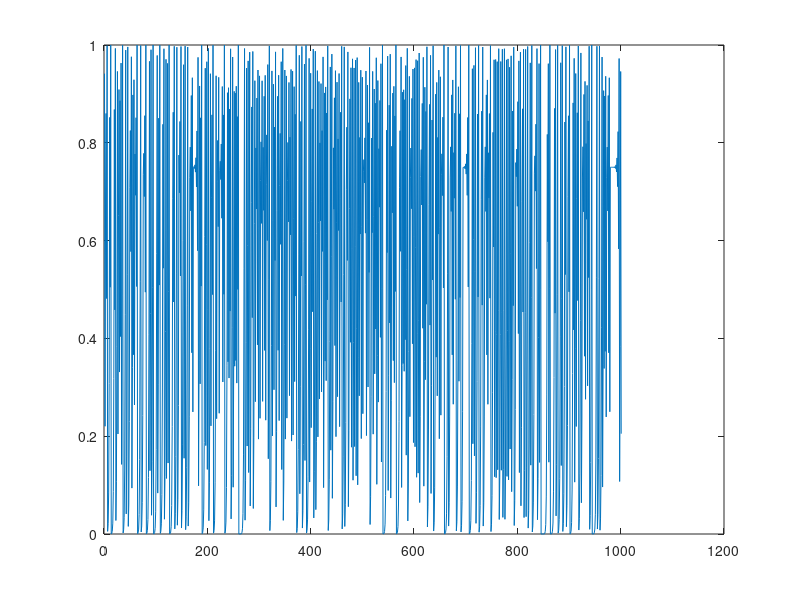

This figure's MATLAB source:
clearvars; close all; clc;

x = rand;

%This will produce the time portrait
for i = 1:1000 %Time series does not necessarily depend on time. Future value of system depends on current value of the system
    x = [x; 4*x(end)*(1-x(end))]; %Find a new X and stack it on the bottom, the take the last number found and find the new x and put it on the bottom, etc.
end

plot(x)

% v1 = x(1:end-1); %Take values from teh beginning to the value before the last
% v2 = x(2:end)
% 
% plot(v1, v2, '.b') %this will plot x as the x(n) and the y axis is x(n+1) (I think)

% v1 = x(1:end-2); %Take values from teh beginning to the value before the last
% v2 = x(2:end-1);
% v3 = x(3:end);
% 
% box on
% grid on

% plot3(v1,v2,v3, '.b')